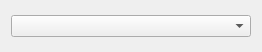
<?xml version="1.0" encoding="UTF-8"?>
<ui version="4.0">
 <class>TagParam</class>
 <widget class="QWidget" name="TagParam">
  <property name="geometry">
   <rect>
    <x>0</x>
    <y>0</y>
    <width>262</width>
    <height>52</height>
   </rect>
  </property>
  <property name="windowTitle">
   <string>Form</string>
  </property>
  <layout class="QHBoxLayout" name="horizontalLayout">
   <item>
    <widget class="QComboBox" name="cbTag"/>
   </item>
  </layout>
 </widget>
 <resources/>
 <connections/>
</ui>
